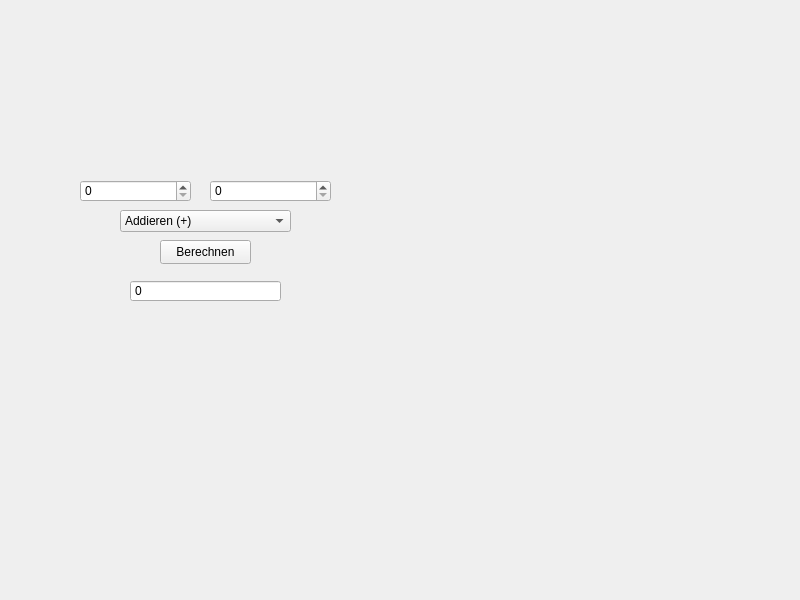
<?xml version="1.0" encoding="UTF-8"?>
<ui version="4.0">
 <class>Widget</class>
 <widget class="QWidget" name="Widget">
  <property name="geometry">
   <rect>
    <x>0</x>
    <y>0</y>
    <width>800</width>
    <height>600</height>
   </rect>
  </property>
  <property name="windowTitle">
   <string>Widget</string>
  </property>
  <widget class="QSpinBox" name="Zahl1">
   <property name="geometry">
    <rect>
     <x>80</x>
     <y>180</y>
     <width>111</width>
     <height>22</height>
    </rect>
   </property>
   <property name="maximum">
    <number>5000000</number>
   </property>
  </widget>
  <widget class="QSpinBox" name="Zahl2">
   <property name="geometry">
    <rect>
     <x>210</x>
     <y>180</y>
     <width>121</width>
     <height>22</height>
    </rect>
   </property>
   <property name="maximum">
    <number>5000000</number>
   </property>
  </widget>
  <widget class="QPushButton" name="pbtRechnen">
   <property name="geometry">
    <rect>
     <x>160</x>
     <y>240</y>
     <width>91</width>
     <height>24</height>
    </rect>
   </property>
   <property name="text">
    <string>Berechnen</string>
   </property>
  </widget>
  <widget class="QSpinBox" name="Ergebnis">
   <property name="geometry">
    <rect>
     <x>130</x>
     <y>280</y>
     <width>151</width>
     <height>22</height>
    </rect>
   </property>
   <property name="autoFillBackground">
    <bool>false</bool>
   </property>
   <property name="readOnly">
    <bool>true</bool>
   </property>
   <property name="buttonSymbols">
    <enum>QAbstractSpinBox::NoButtons</enum>
   </property>
   <property name="maximum">
    <number>1000000000</number>
   </property>
  </widget>
  <widget class="QComboBox" name="Zeichen">
   <property name="geometry">
    <rect>
     <x>120</x>
     <y>210</y>
     <width>171</width>
     <height>22</height>
    </rect>
   </property>
   <item>
    <property name="text">
     <string>Addieren (+)</string>
    </property>
   </item>
   <item>
    <property name="text">
     <string>Subtrahieren (-)</string>
    </property>
   </item>
   <item>
    <property name="text">
     <string>Multiplizieren (x)</string>
    </property>
   </item>
   <item>
    <property name="text">
     <string>Dividieren (:)</string>
    </property>
   </item>
  </widget>
 </widget>
 <resources/>
 <connections/>
</ui>
